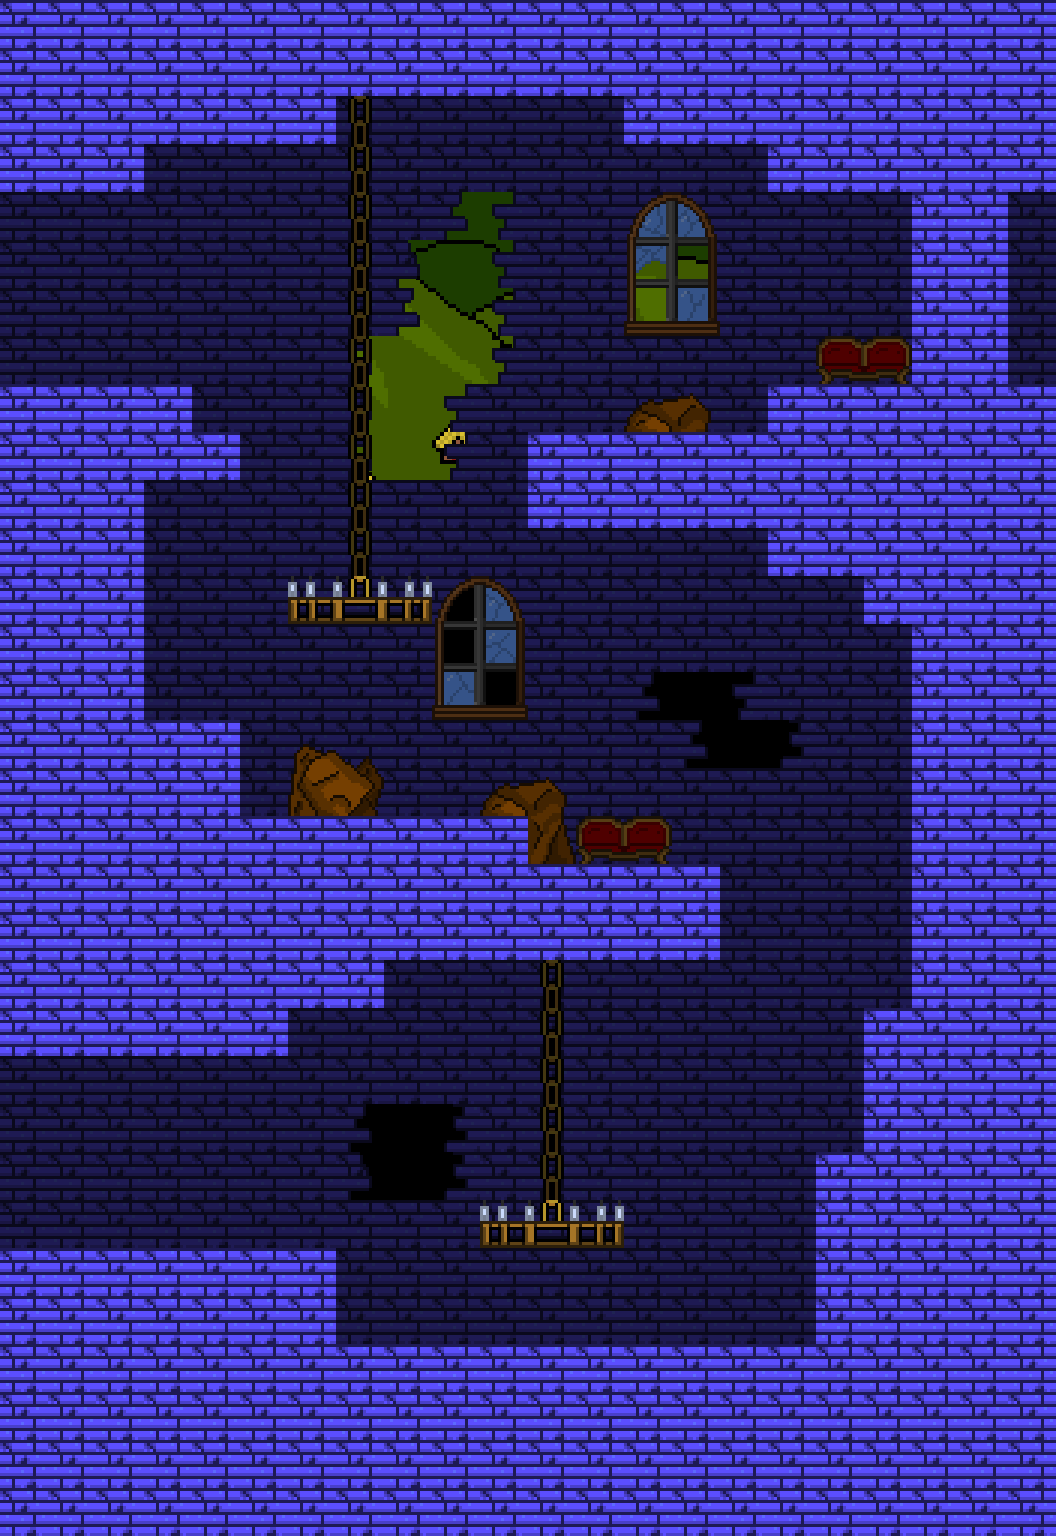

Below is a game level as drawn by its tile map, then a one-line description and the .tmx that defines it (tile-layer data replaced by summaries):
An orthogonal 22x32 tile map with 48x48 px tiles, 2 tile layers (back_tiles, front), 2 tilesets, 3 image layers and 32 objects (HazardSpikes, EnemyArmorTrap).

<map version="1.4" tiledversion="1.4.2" orientation="orthogonal" renderorder="right-down" width="22" height="32" tilewidth="48" tileheight="48" infinite="0" nextlayerid="18" nextobjectid="60">
 <tileset firstgid="1" name="tileset01" tilewidth="48" tileheight="48" tilecount="176" columns="16">
  <image source="tilesets/tileset01.png" width="768" height="528" />
 </tileset>
 <tileset firstgid="177" name="objects" tilewidth="48" tileheight="48" tilecount="64" columns="8">
  <image source="objects.png" width="384" height="384" />
 </tileset>
 <imagelayer id="10" name="Image Layer 3">
  <image source="Backgrounds/ground_back.png" width="1024" height="576" />
  <properties>
   <property name="depth" type="int" value="30" />
   <property name="parallax_x" type="float" value="1" />
   <property name="parallax_y" type="float" value="1" />
   <property name="repeat_y" type="bool" value="true" />
  </properties>
 </imagelayer>
 <imagelayer id="8" name="Image Layer 1">
  <image source="Backgrounds/ground_far.png" width="1024" height="576" />
  <properties>
   <property name="depth" type="int" value="20" />
   <property name="parallax_x" type="float" value="0.8" />
   <property name="parallax_y" type="float" value="0.8" />
   <property name="repeat_y" type="bool" value="false" />
  </properties>
 </imagelayer>
 <imagelayer id="9" name="Image Layer 2">
  <image source="Backgrounds/ground_front.png" width="1024" height="576" />
  <properties>
   <property name="depth" type="int" value="10" />
   <property name="parallax_x" type="float" value="0.9" />
   <property name="parallax_y" type="float" value="0.9" />
   <property name="repeat_y" type="bool" value="false" />
  </properties>
 </imagelayer>
 <layer id="11" name="back_tiles" width="22" height="32">
  <properties>
   <property name="tileset" type="int" value="0" />
  </properties>
  <data>[704 cells, 694 non-empty, 18 distinct tile ids]</data>
 </layer>
 <layer id="12" name="front" width="22" height="32">
  <properties>
   <property name="tileset" type="int" value="0" />
  </properties>
  <data>[704 cells, 35 non-empty, 14 distinct tile ids]</data>
 </layer>
 <objectgroup color="#0000ff" id="13" name="walls">
  <object id="3" x="0" y="0" width="144" height="192" />
  <object id="5" x="0" y="1344" width="1056" height="192" />
  <object id="8" x="144" y="816" width="384" height="48" />
  <object id="9" x="768" y="384" width="144" height="192" />
  <object id="11" x="144" y="0" width="912" height="96" />
  <object id="12" x="144" y="96" width="192" height="48" />
  <object id="16" x="0" y="384" width="144" height="672" />
  <object id="17" x="0" y="1248" width="336" height="96" />
  <object id="22" x="624" y="96" width="144" height="48" />
  <object id="23" x="912" y="384" width="144" height="960" />
  <object id="24" x="768" y="96" width="288" height="96" />
  <object id="44" x="864" y="576" width="48" height="48" />
  <object id="45" x="528" y="432" width="240" height="96" />
  <object id="46" x="144" y="384" width="48" height="96" />
  <object id="47" x="288" y="576" width="144" height="48" />
  <object id="48" x="144" y="720" width="96" height="96" />
  <object id="49" x="144" y="864" width="576" height="96" />
  <object id="50" x="144" y="960" width="240" height="48" />
  <object id="51" x="144" y="1008" width="144" height="48" />
  <object id="52" x="816" y="1152" width="96" height="192" />
  <object id="53" x="864" y="1008" width="48" height="144" />
  <object id="54" x="480" y="1200" width="144" height="48" />
  <object id="58" x="192" y="432" width="48" height="48" />
  <object id="59" x="912" y="192" width="96" height="192" />
 </objectgroup>
 <objectgroup id="14" name="objects">
  <object id="56" type="HazardSpikes" gid="201" x="336" y="1344" width="480" height="48" />
  <object id="57" type="EnemyArmorTrap" gid="196" x="384" y="768" width="48" height="48" />
 </objectgroup>
 <objectgroup color="#aa00ff" id="17" name="checkpoints" />
 <objectgroup color="#ff5500" id="16" name="spawnpoints">
  <object id="27" x="0" y="1056" width="48" height="48">
   <properties>
    <property name="id" type="int" value="0" />
   </properties>
  </object>
  <object id="28" x="1008" y="192" width="48" height="48">
   <properties>
    <property name="id" type="int" value="2" />
   </properties>
  </object>
  <object id="43" x="0" y="192" width="48" height="48">
   <properties>
    <property name="id" type="int" value="1" />
   </properties>
  </object>
 </objectgroup>
 <objectgroup color="#00ff00" id="15" name="doors">
  <object id="19" x="1104" y="192" width="48" height="192">
   <properties>
    <property name="horizontal" type="bool" value="false" />
    <property name="id_point" type="int" value="0" />
    <property name="id_room" type="int" value="1" />
   </properties>
  </object>
  <object id="41" x="-96" y="1056" width="48" height="192">
   <properties>
    <property name="horizontal" type="bool" value="false" />
    <property name="id_point" type="int" value="1" />
    <property name="id_room" type="int" value="18" />
   </properties>
  </object>
  <object id="42" x="-96" y="192" width="48" height="192">
   <properties>
    <property name="horizontal" type="bool" value="false" />
    <property name="id_point" type="int" value="1" />
    <property name="id_room" type="int" value="20" />
   </properties>
  </object>
 </objectgroup>
</map>
